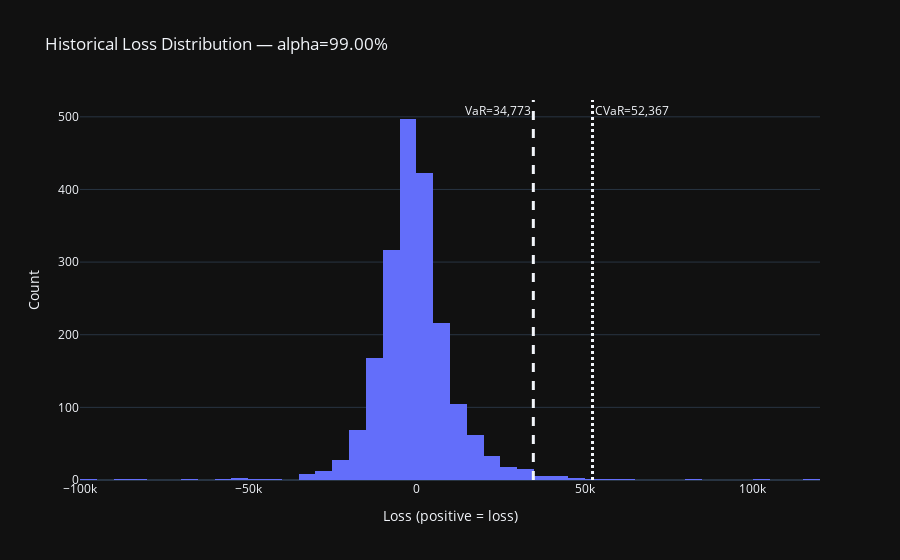

Here is the notebook cell this chart was saved with:
### Markdown cell above
### Historical tail visualization (interactive Plotly)

**How to interpret**
- The histogram shows the loss distribution from observed returns.
- The dashed vertical line = VaR threshold (α-quantile).
- The dotted line = CVaR (average loss in the tail beyond VaR).

### Code cell
def plot_loss_hist(loss: np.ndarray, VaR: float, CVaR: float, title: str) -> go.Figure:
    df = pd.DataFrame({"loss": loss})
    fig = px.histogram(df, x="loss", nbins=80, template="plotly_dark", title=title)
    fig.add_vline(x=VaR, line_width=3, line_dash="dash",
                  annotation_text=f"VaR={VaR:,.0f}", annotation_position="top left")
    fig.add_vline(x=CVaR, line_width=3, line_dash="dot",
                  annotation_text=f"CVaR={CVaR:,.0f}", annotation_position="top right")
    fig.update_layout(xaxis_title="Loss (positive = loss)", yaxis_title="Count")
    return fig

fig = plot_loss_hist(risk_hist["loss"], risk_hist["VaR"], risk_hist["CVaR"],
                     title=f"Historical Loss Distribution — alpha={alpha:.2%}")
fig.show()
fig.write_html(ASSETS_DIR / "historical_loss_var_cvar.html")
print("Saved:", ASSETS_DIR / "historical_loss_var_cvar.html")

### Figure 1 — Plotly figure (JSON) as saved in the notebook; plotly's stock layout.template omitted (floating-point values rounded to 4 significant figures; data arrays with more than 128 entries replaced by an {"elided": "..."} marker saying what was removed)
{"data": [{"alignmentgroup": "True", "bingroup": "x", "hovertemplate": "loss=%{x}<br>count=%{y}<extra></extra>", "legendgroup": "", "marker": {"color": "#636efa", "pattern": {"shape": ""}}, "name": "", "nbinsx": 80, "offsetgroup": "", "orientation": "v", "showlegend": false, "type": "histogram", "x": {"elided": "2002 float values"}, "xaxis": "x", "yaxis": "y"}], "layout": {"annotations": [{"showarrow": false, "text": "VaR=34,773", "x": 34770.0, "xanchor": "right", "xref": "x", "y": 1, "yanchor": "top", "yref": "y domain"}, {"showarrow": false, "text": "CVaR=52,367", "x": 52370.0, "xanchor": "left", "xref": "x", "y": 1, "yanchor": "top", "yref": "y domain"}], "barmode": "relative", "legend": {"tracegroupgap": 0}, "shapes": [{"line": {"dash": "dash", "width": 3}, "type": "line", "x0": 34770.0, "x1": 34770.0, "xref": "x", "y0": 0, "y1": 1, "yref": "y domain"}, {"line": {"dash": "dot", "width": 3}, "type": "line", "x0": 52370.0, "x1": 52370.0, "xref": "x", "y0": 0, "y1": 1, "yref": "y domain"}], "title": {"text": "Historical Loss Distribution — alpha=99.00%"}, "xaxis": {"anchor": "y", "domain": [0, 1], "title": {"text": "Loss (positive = loss)"}}, "yaxis": {"anchor": "x", "domain": [0, 1], "title": {"text": "Count"}}}}
